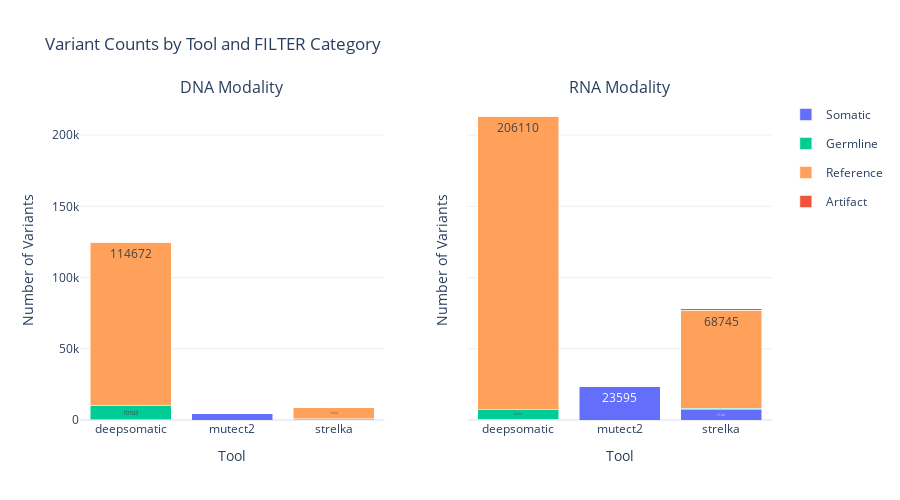
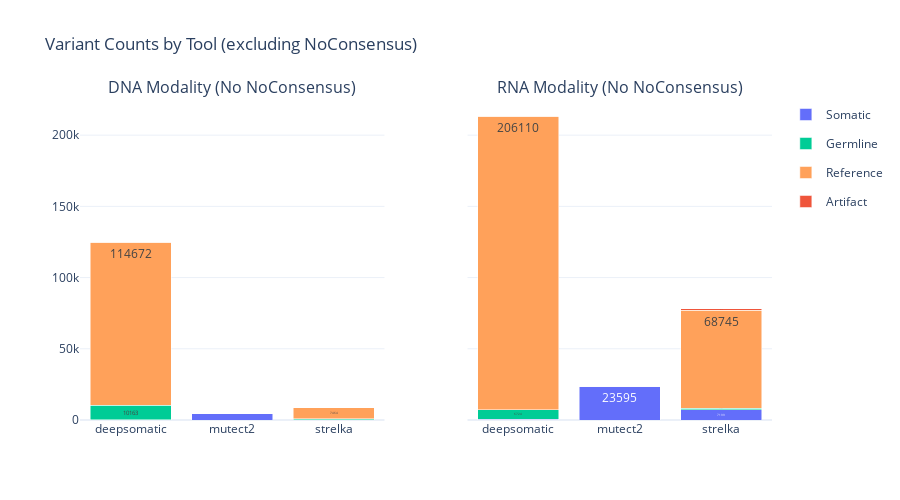

These figures' notebook cell, in order:
### Markdown cell above
### Plot 1: Variant Counts by Tool

### Code cell
visualizer.plot_variant_counts_by_tool()

### Figure 1 — Plotly figure (JSON) as saved in the notebook; plotly's stock layout.template omitted (floating-point values rounded to 4 significant figures)
{"data": [{"legendgroup": "Somatic", "marker": {"color": "#636EFA"}, "name": "Somatic", "showlegend": true, "text": ["93", "4354", "182"], "textposition": "inside", "type": "bar", "x": ["deepsomatic", "mutect2", "strelka"], "xaxis": "x", "y": [93, 4354, 182], "yaxis": "y"}, {"legendgroup": "Germline", "marker": {"color": "#00CC96"}, "name": "Germline", "showlegend": true, "text": ["10163", "0", "861"], "textposition": "inside", "type": "bar", "x": ["deepsomatic", "mutect2", "strelka"], "xaxis": "x", "y": [10163, 0, 861], "yaxis": "y"}, {"legendgroup": "Reference", "marker": {"color": "#FFA15A"}, "name": "Reference", "showlegend": true, "text": ["114672", "0", "7464"], "textposition": "inside", "type": "bar", "x": ["deepsomatic", "mutect2", "strelka"], "xaxis": "x", "y": [114672, 0, 7464], "yaxis": "y"}, {"legendgroup": "Artifact", "marker": {"color": "#EF553B"}, "name": "Artifact", "showlegend": true, "text": ["0", "0", "55"], "textposition": "inside", "type": "bar", "x": ["deepsomatic", "mutect2", "strelka"], "xaxis": "x", "y": [0, 0, 55], "yaxis": "y"}, {"legendgroup": "Somatic", "marker": {"color": "#636EFA"}, "name": "Somatic", "showlegend": false, "text": ["610", "23595", "7199"], "textposition": "inside", "type": "bar", "x": ["deepsomatic", "mutect2", "strelka"], "xaxis": "x2", "y": [610, 23595, 7199], "yaxis": "y2"}, {"legendgroup": "Germline", "marker": {"color": "#00CC96"}, "name": "Germline", "showlegend": false, "text": ["6724", "0", "1187"], "textposition": "inside", "type": "bar", "x": ["deepsomatic", "mutect2", "strelka"], "xaxis": "x2", "y": [6724, 0, 1187], "yaxis": "y2"}, {"legendgroup": "Reference", "marker": {"color": "#FFA15A"}, "name": "Reference", "showlegend": false, "text": ["206110", "0", "68745"], "textposition": "inside", "type": "bar", "x": ["deepsomatic", "mutect2", "strelka"], "xaxis": "x2", "y": [206110, 0, 68745], "yaxis": "y2"}, {"legendgroup": "Artifact", "marker": {"color": "#EF553B"}, "name": "Artifact", "showlegend": false, "text": ["0", "0", "917"], "textposition": "inside", "type": "bar", "x": ["deepsomatic", "mutect2", "strelka"], "xaxis": "x2", "y": [0, 0, 917], "yaxis": "y2"}], "layout": {"annotations": [{"font": {"size": 16}, "showarrow": false, "text": "DNA Modality", "x": 0.22, "xanchor": "center", "xref": "paper", "y": 1, "yanchor": "bottom", "yref": "paper"}, {"font": {"size": 16}, "showarrow": false, "text": "RNA Modality", "x": 0.78, "xanchor": "center", "xref": "paper", "y": 1, "yanchor": "bottom", "yref": "paper"}], "barmode": "stack", "height": 500, "showlegend": true, "title": {"text": "Variant Counts by Tool and FILTER Category"}, "xaxis": {"anchor": "y", "domain": [0, 0.44], "title": {"text": "Tool"}}, "xaxis2": {"anchor": "y2", "domain": [0.56, 1], "title": {"text": "Tool"}}, "yaxis": {"anchor": "x", "domain": [0, 1], "title": {"text": "Number of Variants"}}, "yaxis2": {"anchor": "x2", "domain": [0, 1], "matches": "y", "showticklabels": false, "title": {"text": "Number of Variants"}}}}

### Figure 2 — Plotly figure (JSON) as saved in the notebook; plotly's stock layout.template omitted (floating-point values rounded to 4 significant figures)
{"data": [{"legendgroup": "Somatic", "marker": {"color": "#636EFA"}, "name": "Somatic", "showlegend": true, "text": ["93", "4354", "182"], "textposition": "inside", "type": "bar", "x": ["deepsomatic", "mutect2", "strelka"], "xaxis": "x", "y": [93, 4354, 182], "yaxis": "y"}, {"legendgroup": "Germline", "marker": {"color": "#00CC96"}, "name": "Germline", "showlegend": true, "text": ["10163", "0", "861"], "textposition": "inside", "type": "bar", "x": ["deepsomatic", "mutect2", "strelka"], "xaxis": "x", "y": [10163, 0, 861], "yaxis": "y"}, {"legendgroup": "Reference", "marker": {"color": "#FFA15A"}, "name": "Reference", "showlegend": true, "text": ["114672", "0", "7464"], "textposition": "inside", "type": "bar", "x": ["deepsomatic", "mutect2", "strelka"], "xaxis": "x", "y": [114672, 0, 7464], "yaxis": "y"}, {"legendgroup": "Artifact", "marker": {"color": "#EF553B"}, "name": "Artifact", "showlegend": true, "text": ["0", "0", "55"], "textposition": "inside", "type": "bar", "x": ["deepsomatic", "mutect2", "strelka"], "xaxis": "x", "y": [0, 0, 55], "yaxis": "y"}, {"legendgroup": "Somatic", "marker": {"color": "#636EFA"}, "name": "Somatic", "showlegend": false, "text": ["610", "23595", "7199"], "textposition": "inside", "type": "bar", "x": ["deepsomatic", "mutect2", "strelka"], "xaxis": "x2", "y": [610, 23595, 7199], "yaxis": "y2"}, {"legendgroup": "Germline", "marker": {"color": "#00CC96"}, "name": "Germline", "showlegend": false, "text": ["6724", "0", "1187"], "textposition": "inside", "type": "bar", "x": ["deepsomatic", "mutect2", "strelka"], "xaxis": "x2", "y": [6724, 0, 1187], "yaxis": "y2"}, {"legendgroup": "Reference", "marker": {"color": "#FFA15A"}, "name": "Reference", "showlegend": false, "text": ["206110", "0", "68745"], "textposition": "inside", "type": "bar", "x": ["deepsomatic", "mutect2", "strelka"], "xaxis": "x2", "y": [206110, 0, 68745], "yaxis": "y2"}, {"legendgroup": "Artifact", "marker": {"color": "#EF553B"}, "name": "Artifact", "showlegend": false, "text": ["0", "0", "917"], "textposition": "inside", "type": "bar", "x": ["deepsomatic", "mutect2", "strelka"], "xaxis": "x2", "y": [0, 0, 917], "yaxis": "y2"}], "layout": {"annotations": [{"font": {"size": 16}, "showarrow": false, "text": "DNA Modality (No NoConsensus)", "x": 0.22, "xanchor": "center", "xref": "paper", "y": 1, "yanchor": "bottom", "yref": "paper"}, {"font": {"size": 16}, "showarrow": false, "text": "RNA Modality (No NoConsensus)", "x": 0.78, "xanchor": "center", "xref": "paper", "y": 1, "yanchor": "bottom", "yref": "paper"}], "barmode": "stack", "height": 500, "showlegend": true, "title": {"text": "Variant Counts by Tool (excluding NoConsensus)"}, "xaxis": {"anchor": "y", "domain": [0, 0.44]}, "xaxis2": {"anchor": "y2", "domain": [0.56, 1]}, "yaxis": {"anchor": "x", "domain": [0, 1]}, "yaxis2": {"anchor": "x2", "domain": [0, 1], "matches": "y", "showticklabels": false}}}
